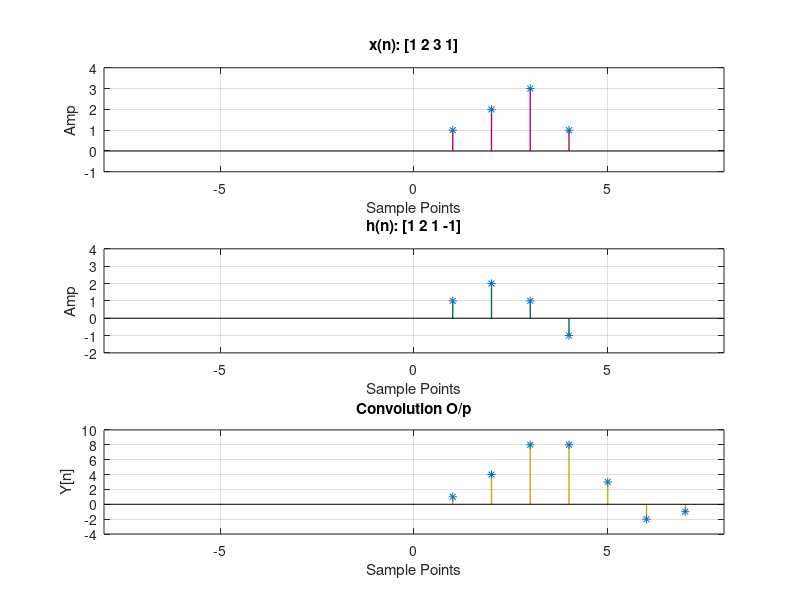

Source code (MATLAB):
clc;
close all;
clear all;

% convolution of given sequences
x = [1 2 3 1]; %input('enter sequence 1: ');
h = [1 2 1 -1]; %input('enter sequence 2: ');

% calculating length
lenx = length(x);
lenh = length(h);

% output array
leny = lenx + lenh - 1;
y = zeros(1, leny);

% padding
X = [x, zeros(1,lenh)];
H = [h, zeros(1,lenx)];
conv(x,h);
for i = 1:leny
    for j = 1:lenx
        if (i-j+1) > 0
            y(i)= y(i) + X(j) * H(i-j+1);
        end
    end
end

% display
disp('Sequence 1: ');
disp(x);
disp('Sequence 1: ');
disp(h);
disp('Convolution of the sequences: ');
disp(y);

% setting up color codes 
lightgreen = 1/255*[221 233 226];
violet = 1/255*[187, 0, 111];
pinkinsh = 1/255*[0,104,87];
red = 1/255*[185, 0, 68];
yellow = 1/255*[199, 171, 0];


% ploting x and h
n = 0:8;
H = figure(3);
set(gcf,'color', lightgreen, 'Position',  [100, 50, 600, 700]);

subplot(3,1,1);
stem(x, '*', 'color', violet, 'LineWidth',1);
xlabel('Sample Points');
ylabel('Amp');
title('x(n): [1 2 3 1]');
grid on;
xlim([-8 8]);
ylim([-1 4]);

subplot(3,1,2);
stem(h, '*', 'color', pinkinsh, 'LineWidth',1);
xlabel('Sample Points');
ylabel('Amp');
title('h(n): [1 2 1 -1]');
grid on;
xlim([-8 8]);
ylim([-2 4]);

subplot(3,1,3);
stem(y, '*', 'color', yellow, 'LineWidth',1);
xlabel('Sample Points');
ylabel('Y[n]');
title('Convolution O/p');
grid on;
xlim([-8 8]);
ylim([-4 10]);

% saving figure
%exportgraphics(H,'Convolution.png','Resolution',900, 'BackgroundColor', lightgreen)
